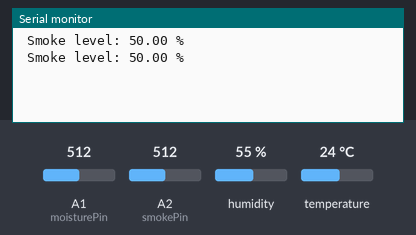
Bench run of a sketch on a simulated Arduino Uno, built with avr-gcc and run on an emulated ATmega328P. Parts: the last lines printed to the serial monitor. Inputs (shaded band) come from the test bench; at power-on: temperature 24 °C, A1 (moisturePin) = 512, A2 (smokePin) = 512, humidity 55 %.

Above: at 2.8 s.
2.9 s: temperature set to 12 °C
At 5.6 s:
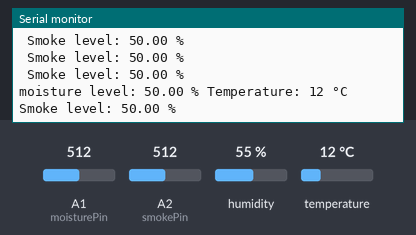
11.5 s: A1 (moisturePin) set to 716
At 12.8 s:
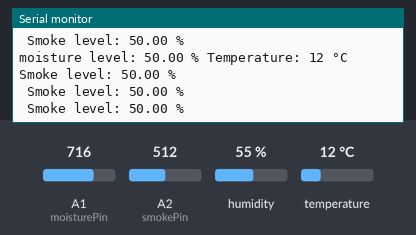
13.0 s: A2 (smokePin) set to 716
At 13.8 s:
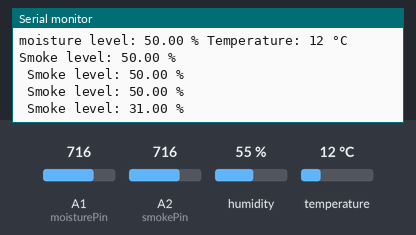
26.0 s: temperature set to 19 °C
At 26.4 s:
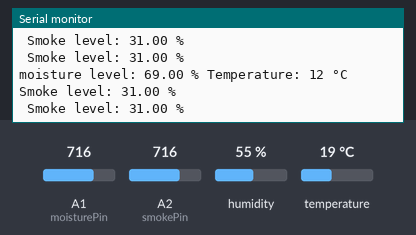
39.0 s: A1 (moisturePin) set to 992
At 39.8 s:
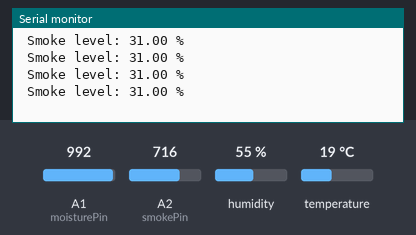
52.0 s: A2 (smokePin) set to 992
At 52.8 s:
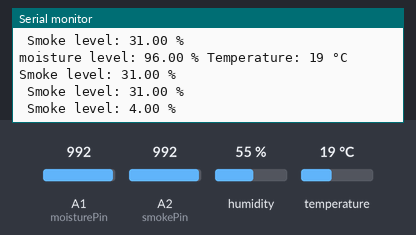
Timing chart, 0 to 55.0 s (numbered marks = the images above; inputs shaded):
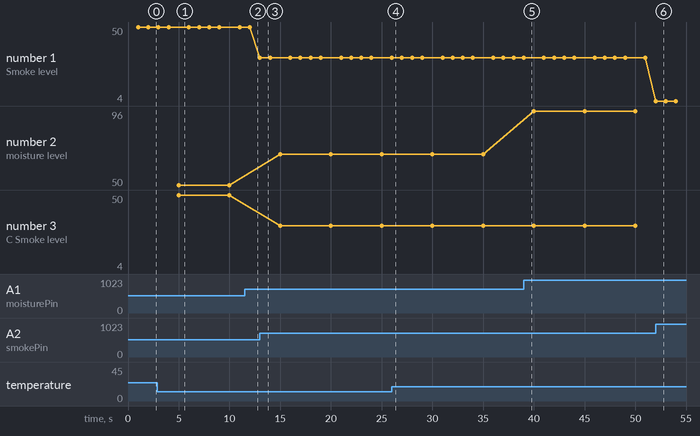

Measured:
- after the input at 2.9 s, the serial monitor: prints a new line after 2.1 s (image 1)
- after the input at 13.0 s, the serial monitor: prints a new line at once (image 3)
- after the input at 52.0 s, the serial monitor: prints a new line at once (image 6)
- plotted number 1: 50 → 31 after the input at 13.0 s, 31 → 4 after the input at 52.0 s
- plotted number 2: 69 → 96 after the input at 39.0 s
- plotted number 3: 50 → 31 after the input at 13.0 s, 31 → 4 after the input at 52.0 s

The sketch:

sensorReadings.ino
```cpp
// Include libraries
#include <SimpleDHT.h>
#include <SPI.h>
#include <SD.h>


// Define connections to IO
#define moisturePin A1  //4 used for ESP32
#define smokePin A2     //5 used for ESP32
#define pinDHT11 2
#define sdPin 4


// Event Timings
const int smokeInterval = 1000;
const int moistureInterval = 5000;
const int logInterval = 10000;

unsigned long previousMillis1 = 0;
unsigned long previousMillis2 = 0;
unsigned long previousMillis3 = 0;

// sensor values
float smoke,moisture;
byte temperature = 0;
byte airHumidity = 0;

// Initializing objects
SimpleDHT11 dht11(pinDHT11);


//Functions
void logData(){
  // see if the card is present and can be initialized:
  if (!SD.begin(sdPin)) {
    Serial.println("Card failed, or not present");
    // don't do anything more:
    while (1);
  }
  Serial.println("card initialized.");
  File dataFile = SD.open("data.csv", FILE_WRITE);
   // if the file is available, write to it:
  if (dataFile) {
    String sensor_data =(String) moisture+","+ (String) temperature+"," + (String)airHumidity+"\n";
    dataFile.println(sensor_data);
    dataFile.close();
    Serial.println("Success");
  }
  else {
    // if the file isn't open, pop up an error:
    Serial.println("error opening data.csv");
  }
}

void setup() {
  Serial.begin(9600);
//  if (!SD.begin(sdPin)) {
//    Serial.println("Card failed, or not present");
//    // don't do anything more:
//    while (1);
//  }
//  Serial.println("card initialized.");

}

void loop() {
  unsigned long currentMillis = millis();
  if (currentMillis - previousMillis1 >= moistureInterval) {
    previousMillis1 = currentMillis;
    moisture = map(analogRead(moisturePin),0,1024,0,100);
    Serial.print("moisture level: ");
    Serial.print(moisture);
    Serial.print(" % ");


    int err = SimpleDHTErrSuccess;
    if((err = dht11.read(&temperature, &airHumidity, NULL)) != SimpleDHTErrSuccess) {
    Serial.print("Read DHT11 failed, err=");
    Serial.println(err);
    }else{
      Serial.print("Temperature: ");
      Serial.print(temperature);
      Serial.print(" °C");
    }
  }
  if (currentMillis - previousMillis2 >= smokeInterval) {
    previousMillis2 = currentMillis;
    smoke = 100 - map(analogRead(smokePin),0,1024,0,100);
    Serial.print(" Smoke level: ");
    Serial.print(smoke);
    Serial.println(" %");
  }

  if (currentMillis - previousMillis3 >= logInterval) {
    previousMillis3 = currentMillis;
    // write logging codes here
  }
}
```
